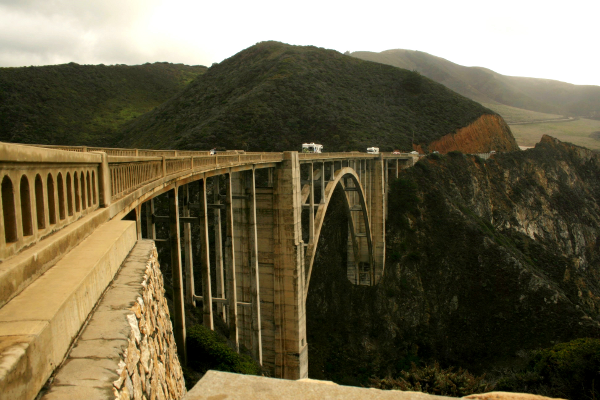
#> input picture assets/Before_brightened.png, 600 x 400 px; its folder holds only this picture in this run
$ python thumbnail_batch.py
#> lines starting #> are read from the running program, lines starting #| are printed output that depends on the picture
#> further down, im is the input picture: PIL image 600x400 RGB; mean R, G, B 107.4, 99.1, 73
### image/thumbnail.py
from PIL import Image,ImageDraw,ImageFilter

def crop_center(image,crop_width,crop_height):
#> called with crop_width = 400, crop_height = 400
    im_width,im_height = image.size
#> im_width = 600; im_height = 400
    return image.crop(((im_width-crop_width)//2,
                      (im_height-crop_height)//2,
                      (im_width+crop_width)//2,
                      (im_height+crop_height)//2))
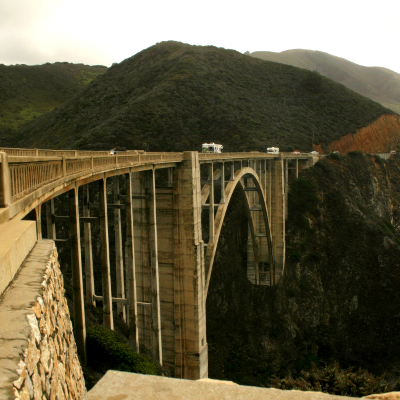
#> returned value: PIL image 400x400 RGB; mean R, G, B 99.2, 92.5, 68

def crop_max_square(image):
    return crop_center(image,min(image.size),min(image.size))

# [21 lines left out: functions expand2square, mask_circle_solid, not called in this run]

def mask_circle_transparent(image,blur_radius,offset=0):
#> called with blur_radius = 4, offset = 0
    offset = blur_radius * 2 + offset
    mask = Image.new('L',image.size,0)
#> mask: PIL image 400x400 L; every value is 0
    draw = ImageDraw.Draw(mask)
    draw.ellipse((offset,offset,(image.size[0]-offset),(image.size[1]-offset),),fill=255)
    mask= mask.filter(ImageFilter.GaussianBlur(blur_radius))
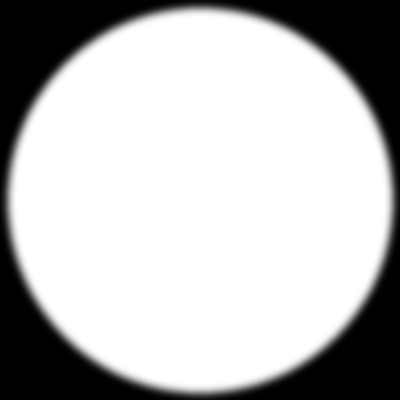
#> mask: PIL image 400x400 L; min 0, max 255, mean 185.4

    result = image.copy()
    result.putalpha(mask)
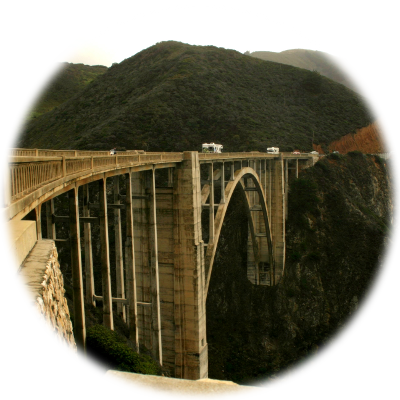
#> result: PIL image 400x400 RGBA; mean R, G, B, A 99.2, 92.5, 68, 185.4; transparent parts drawn white
    return result

### image/thumbnail_batch.py
from PIL import Image,ImageDraw,ImageFilter
from thumbnail import *
import os,glob

src_dir = "assets\\"
dst_dir = 'assets\\thumbnails\\'
files = glob.glob(os.path.join(src_dir,'*.png'))


for f in files:
    im = Image.open(f)
    im_square = crop_max_square(im)
    im_thumb = mask_circle_transparent(im_square,4)
    ftitle,ftext = os.path.splitext(os.path.basename(f))
    im_thumb.save(os.path.join(dst_dir,ftitle+'_thumbnail'+ftext),quality=95)

$ run again, on assets/flower.png
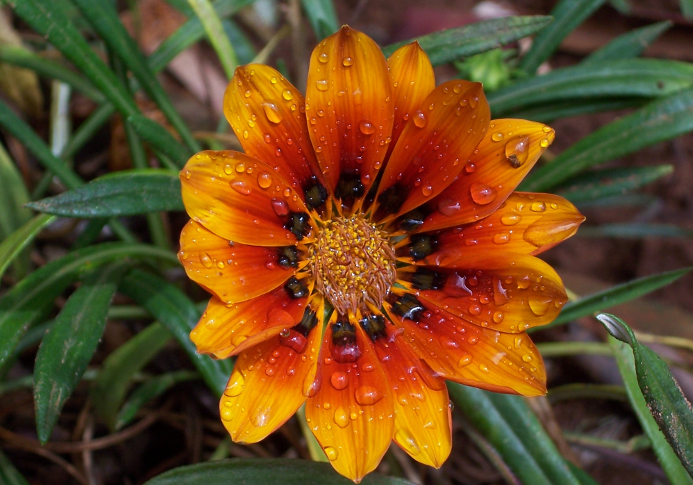
#> input picture assets/flower.png, 693 x 485 px
#> im is the input picture: PIL image 693x485 RGBA; mean R, G, B, A 106.2, 73.9, 33.3, 255
#> in mask_circle_transparent, `mask= mask.filter(ImageFilter.GaussianBlur(blur_radius))`:
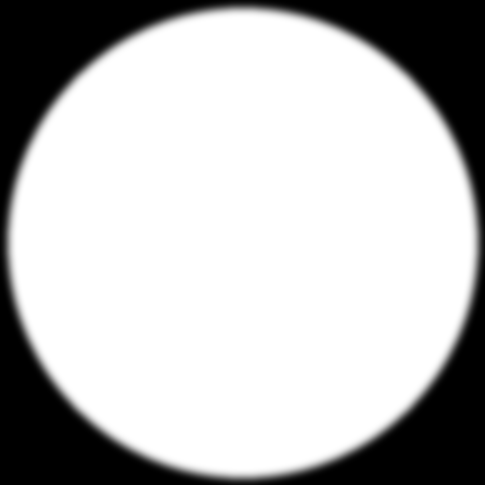
#> mask: PIL image 485x485 L; min 0, max 255, mean 188
#> in mask_circle_transparent, `result.putalpha(mask)`:
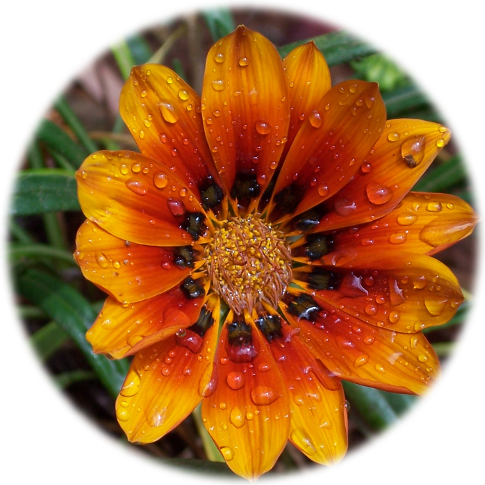
#> result: PIL image 485x485 RGBA; mean R, G, B, A 126.3, 76.8, 28.1, 188; transparent parts drawn white
